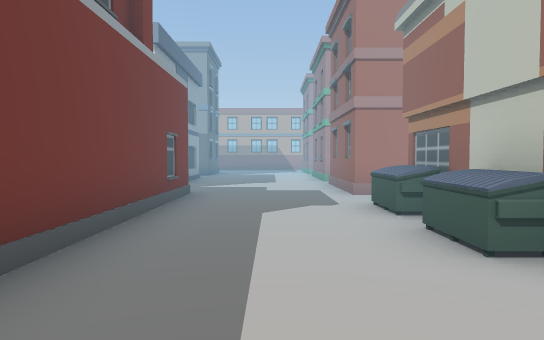
View 1 (above)

24 first-person views from a walk through a scene from a Unity 3-D project. The camera is 1.4 m above the floor, tilts 2° down and sees 75° across. The floor is counted in squares, 2 m on a side. Each view is taken from the middle of a square. On the plan, view 1 faces up. The plan holds only what a view shows up to about 11 squares ahead; the rest is blank. The place goes on beyond the plan. The player is left out.

View 2
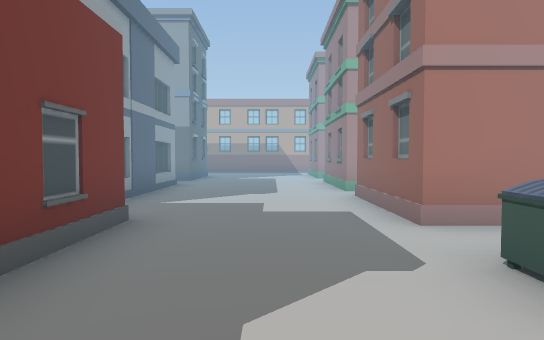

View 3
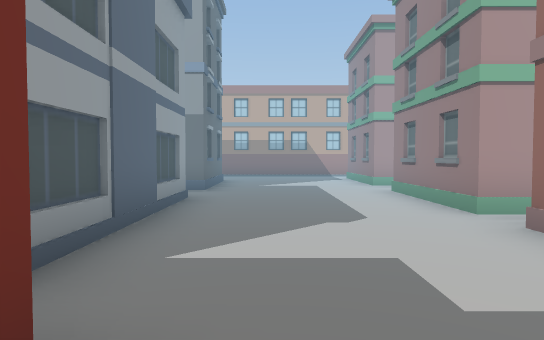

View 4
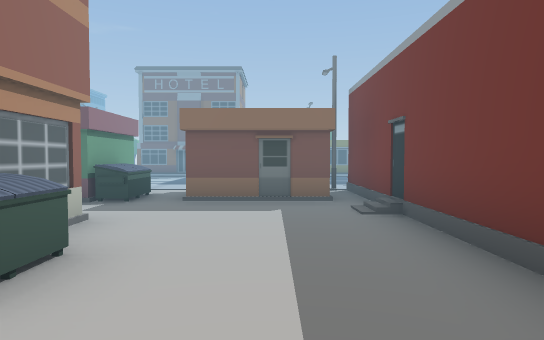

View 5
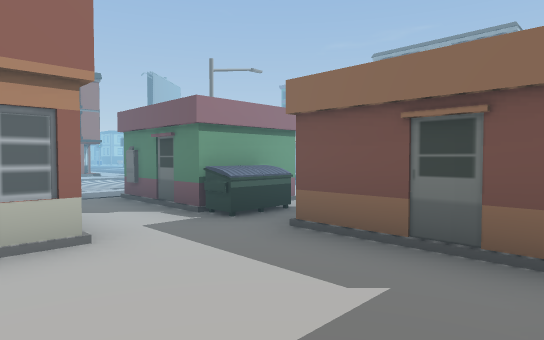

View 6
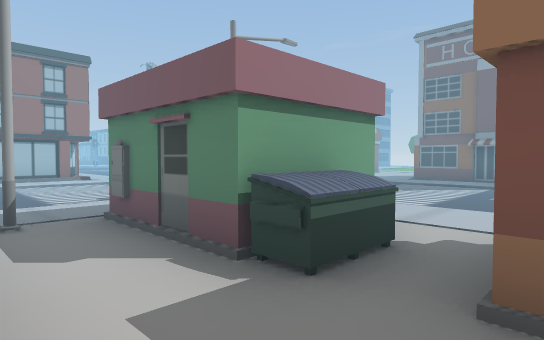

View 7
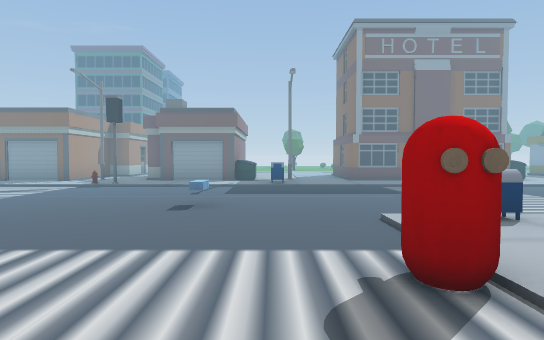

View 8
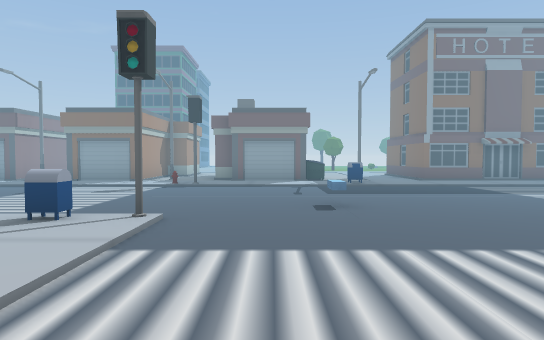

View 9
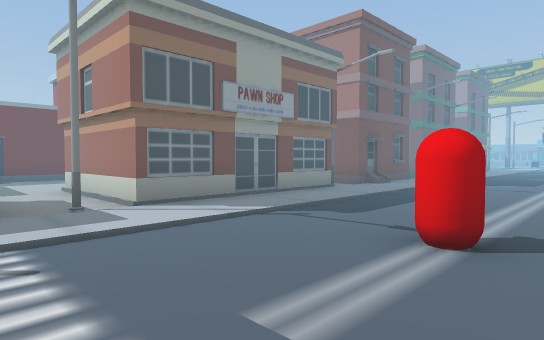

View 10
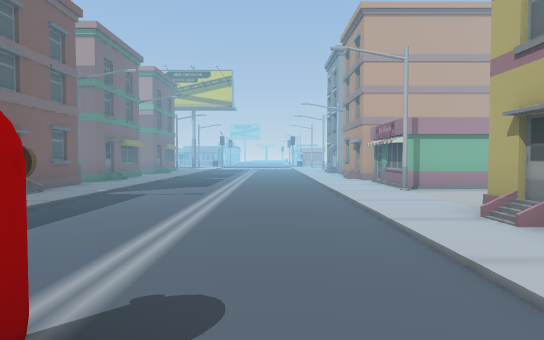

View 11
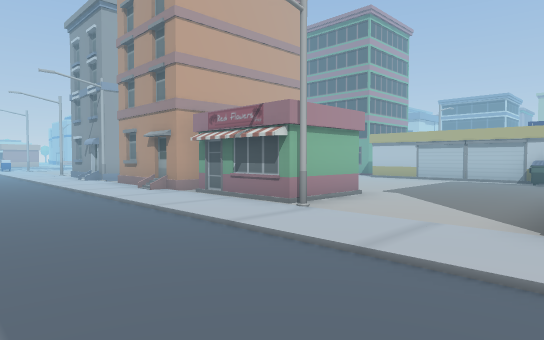

View 12
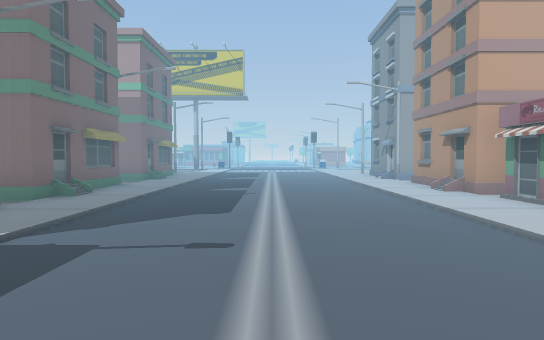

View 13
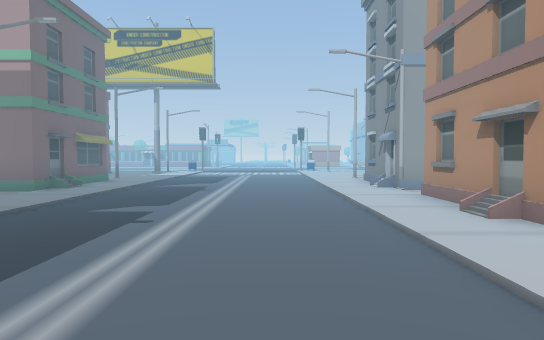

View 14
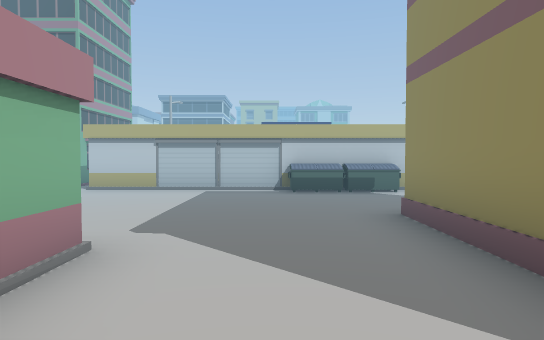

View 15
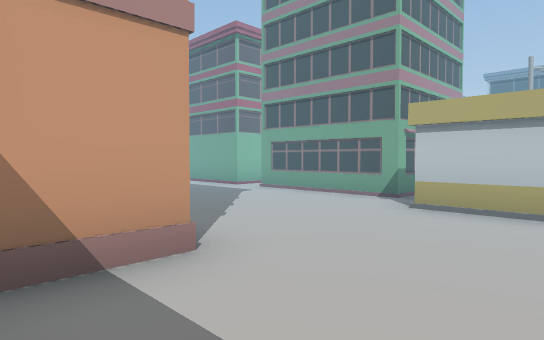

View 16
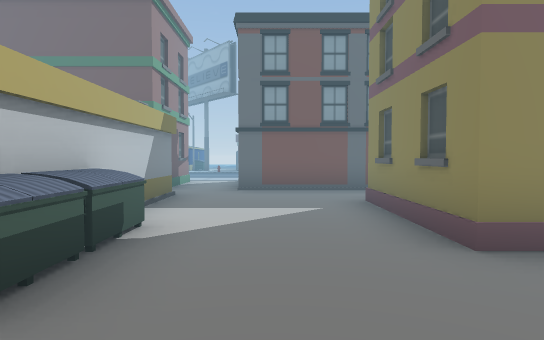

View 17
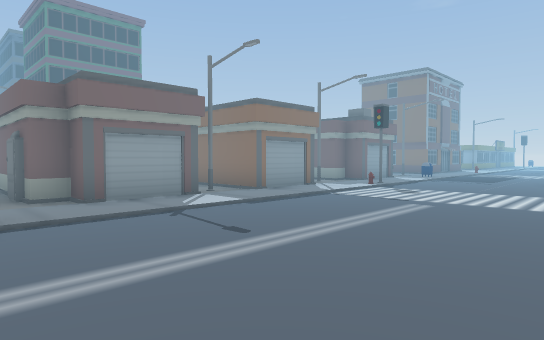

View 18
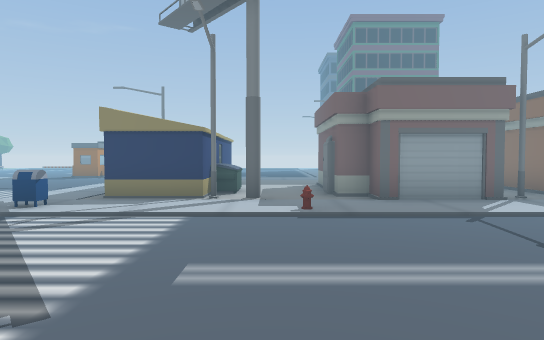

View 19
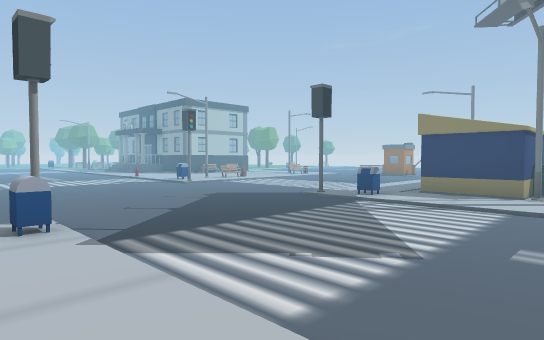

View 20
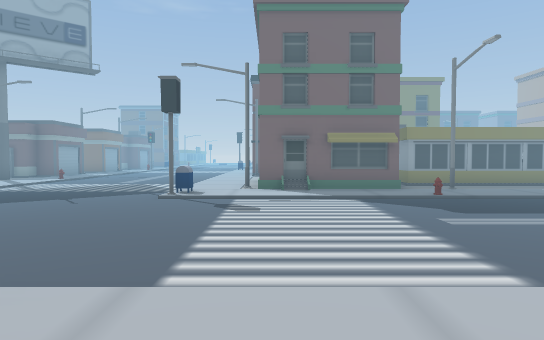

View 21
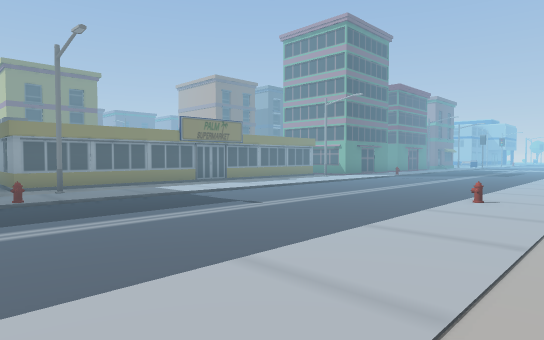

View 22
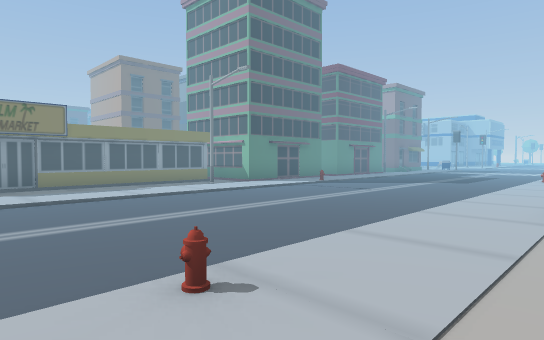

View 23
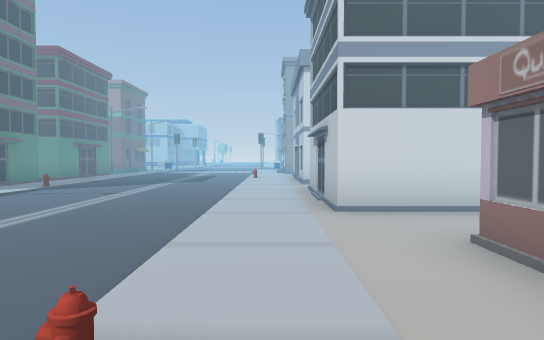

View 24
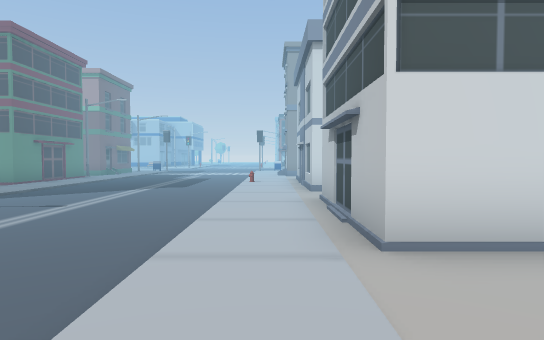

### Floor plan
Key: @ floor where view 1 was taken; # wall or solid block; . floor; O other object.
Columns run from 3 left of view 1 to 33 right of it. Each row starts with its distance up from view 1.
 18         #.......#       #  #.......O
 17  ....O  #.......#      .#  O.....O.#
 16 #....#  #.......#     ...  ........#
 15 #....#  #.......O     ..#  #.......#
 14 #.....  O.......#    ...O  #O.......
 13 .....O  #.......#   ....O  #.......#
 12 #....#  #.......#  O....####.......#
 11 #....#  #........ .....## #........##
 10 #.....  O.......##.....#  OO.......O#
  9 #....O  #.......O#.....#  O..........
  8 #....#  #.......O......#  O.........#
  7 ##...####..............#  #.........#
  6  O....  O..............O  #......O..
  5  #...O  O.......###O...O  O.........
  4  #...#  #.......  ##...#  O.........O
  3  #...O  #.......   #...#  #.........
  2  #...O  O...O..    ....#  OO........
  1  #....###.....     .....  ..O.......
  0  #.@....O.....     ###.O   #........
 -1  ####.O##.......#     ..   #.......
 -2  #   .##O.O.....O     ..#  #........
 -3  .O O.. O........       ...O.......
 -4      .. .O.....O.   ... ....O.....
 -5      .......O........................
 -6       ...............................
 -7       ...............................
 -8      ...............................
 -9     .......O...O........O..OO.....
-10    .OO##O.O.##O.OO#.O#O.OO........
-11    .O      .O##..##.####.O  .....

Where each view was taken, in squares from view 1:
view 1: 0 up, 0 right, facing up
view 2: 3 up, 0 right, facing up
view 3: 6 up, 1 left, facing up
view 4: 5 up, 0 right, facing down
view 5: 2 up, 1 left, facing down-right
view 6: 1 up, 1 right, facing down-right
view 7: 0 up, 8 right, facing down
view 8: 0 up, 10 right, facing down
view 9: 1 down, 10 right, facing up-left
view 10: 1 up, 10 right, facing up
view 11: 5 up, 9 right, facing up-right
view 12: 5 up, 9 right, facing up
view 13: 8 up, 10 right, facing up
view 14: 7 up, 12 right, facing right
view 15: 9 up, 15 right, facing up-right
view 16: 8 up, 18 right, facing down
view 17: 4 down, 21 right, facing down-left
view 18: 4 down, 21 right, facing down
view 19: 3 down, 21 right, facing down-right
view 20: 2 down, 32 right, facing left
view 21: 0 up, 32 right, facing up-left
view 22: 5 up, 32 right, facing up-left
view 23: 5 up, 31 right, facing up
view 24: 7 up, 31 right, facing up
